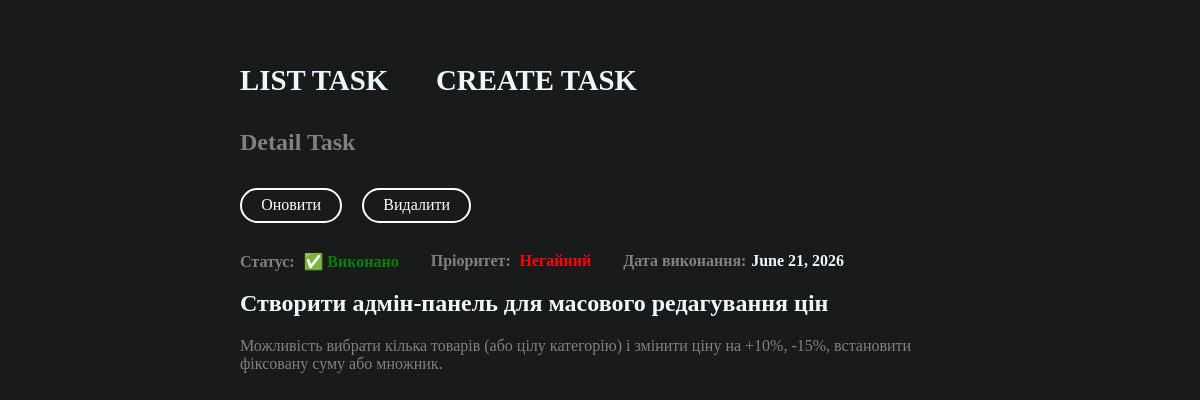
Screenshot of /task/14 with the database file from the repository.
### core/models.py (models this page shows, shortened)
class Task(models.Model):
    class Status(models.TextChoices):
        NEW = "new", "Нова"
        IN_PROGRESS = "in_progress", "В процесі"
        DONE = "done", "Виконано"
    class Priority(models.TextChoices):
        LOW = "low", "Легка"
        MEDIUM = "medium", "Середня"
        HIGH = "high", "Висока"
        IMMEDIATE = "immediate", "Негайний"
    title = models.CharField(max_length=255)
    description = models.TextField(blank=True)
    status = models.CharField(max_length=20, choices=Status.choices, default=Status.NEW)
    is_active = models.BooleanField(default=True)
    created_at = models.DateTimeField(auto_now_add=True)
    due_date = models.DateField(null=True, blank=True)
    priority = models.CharField(
        max_length=10, choices=Priority.choices, default=Priority.MEDIUM
    )

### core/views.py (the view)
# urls.py: path("task/<int:pk>", views.TaskDetailView.as_view(), name="task-detail"),
class TaskDetailView(DetailView):
    template_name = "core/detail.html"
    context_object_name = "task"
    def get_context_data(self, **kwargs):
        context = super().get_context_data(**kwargs)
        context["title"] = "Detail Task"
        return context
    def get_queryset(self):
        return Task.objects.filter(pk=self.kwargs["pk"])

### core/templates/core/detail.html
{% extends 'base.html' %}
{% block content %}
<div>
    <a class="btn" href="{% url 'core:task-update' task.id %}">Оновити</a>
    <a class="btn" href="{% url 'core:task-delete' task.id %}">Видалити</a>
</div>
<div class="data">
    <div class="data-content">
        {% if task.status == 'done' %}
        <span class="status done"><span>Статус:</span> ✅ {{ task.get_status_display }}</span>
        {% elif task.status == 'new' %}
        <span class="status new"><span>Статус:</span> 🆕 {{ task.get_status_display }}</span>
        {% elif task.status == 'in_progress' %}
        <span class="status in_progress"><span>Статус:</span> ➡️ {{ task.get_status_display }}</span>
        {% endif %}
    </div>
    <div class="data-content">
        {% if task.priority == 'high' %}
        <span class="priority high"><span>Пріоритет:</span> {{ task.get_priority_display }}</span>
        {% elif task.priority == 'medium' %}
        <span class="priority medium"><span>Пріоритет:</span> {{ task.get_priority_display }}</span>
        {% elif task.priority == 'immediate' %}
        <span class="priority immediate"><span>Пріоритет:</span> {{ task.get_priority_display }}</span>
        {% elif task.priority == 'low' %}
        <span class="priority low"><span>Пріоритет:</span> {{ task.get_priority_display }}</span>
        {% endif %}
    </div>
    <div class="data-content">
        <span><span>Дата виконання:</span>{{ task.due_date }}</span>
    </div>
</div>
<h2>{{ task.title }}</h2>
<p class="description">{{ task.description }}</p>
{% endblock content%}

### core/static/core/css/style.css (style rules this page uses)
body { margin: 0; padding: 0; box-sizing: border-box; color: aliceblue; }
a { text-decoration: none; }
body { background-color: rgb(25, 27, 27); padding: 3rem 0; }
.description { color: grey; flex: 3; }
.status, .priority, .date { flex: 1; }
.status, .priority { font-weight: 600; }
.status.done { color: green; }
.priority.immediate { color: red; }
.data { display: flex; gap: 2rem; flex-wrap: wrap; }
.data-content>span { font-weight: 700; }
.data-content>span>span { margin-right: .3rem; color: grey; }

### rows the page displays
Task: status "Виконано", priority "Негайний", due_date "June 21, 2026", title "Створити адмін-панель для масового редагування цін", description "Можливість вибрати кілька товарів (або цілу категорію) і змінити ціну на +10%, -15%, встановити фіксовану суму або множник."

### other values shown
{{ title }} "Detail Task"
